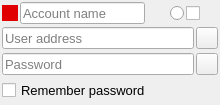
<?xml version="1.0" encoding="UTF-8"?>
<ui version="4.0">
 <class>QtAccountDetailsWidget</class>
 <widget class="QWidget" name="QtAccountDetailsWidget">
  <property name="geometry">
   <rect>
    <x>0</x>
    <y>0</y>
    <width>220</width>
    <height>105</height>
   </rect>
  </property>
  <property name="minimumSize">
   <size>
    <width>220</width>
    <height>0</height>
   </size>
  </property>
  <property name="font">
   <font>
    <pointsize>11</pointsize>
   </font>
  </property>
  <property name="windowTitle">
   <string>Form</string>
  </property>
  <layout class="QVBoxLayout" name="verticalLayout">
   <property name="spacing">
    <number>1</number>
   </property>
   <property name="leftMargin">
    <number>2</number>
   </property>
   <property name="topMargin">
    <number>2</number>
   </property>
   <property name="rightMargin">
    <number>2</number>
   </property>
   <property name="bottomMargin">
    <number>2</number>
   </property>
   <item>
    <layout class="QHBoxLayout" name="accountLayout_">
     <property name="spacing">
      <number>2</number>
     </property>
     <item>
      <widget class="QLabel" name="colourLabel_">
       <property name="minimumSize">
        <size>
         <width>16</width>
         <height>16</height>
        </size>
       </property>
       <property name="maximumSize">
        <size>
         <width>16</width>
         <height>16</height>
        </size>
       </property>
       <property name="styleSheet">
        <string notr="true">background-color: rgb(225, 0, 0);</string>
       </property>
       <property name="text">
        <string/>
       </property>
      </widget>
     </item>
     <item>
      <widget class="QLineEdit" name="accountName_">
       <property name="maximumSize">
        <size>
         <width>16777215</width>
         <height>22</height>
        </size>
       </property>
       <property name="font">
        <font>
         <pointsize>10</pointsize>
        </font>
       </property>
       <property name="toolTip">
        <string>Account name</string>
       </property>
       <property name="text">
        <string/>
       </property>
       <property name="frame">
        <bool>true</bool>
       </property>
       <property name="placeholderText">
        <string>Account name</string>
       </property>
      </widget>
     </item>
     <item>
      <widget class="QLabel" name="accountNameLabel_">
       <property name="enabled">
        <bool>true</bool>
       </property>
       <property name="sizePolicy">
        <sizepolicy hsizetype="Expanding" vsizetype="Fixed">
         <horstretch>0</horstretch>
         <verstretch>0</verstretch>
        </sizepolicy>
       </property>
       <property name="maximumSize">
        <size>
         <width>16777215</width>
         <height>22</height>
        </size>
       </property>
       <property name="font">
        <font>
         <pointsize>10</pointsize>
        </font>
       </property>
       <property name="text">
        <string/>
       </property>
      </widget>
     </item>
     <item>
      <widget class="QRadioButton" name="defaultRadio_">
       <property name="maximumSize">
        <size>
         <width>18</width>
         <height>22</height>
        </size>
       </property>
       <property name="font">
        <font>
         <pointsize>10</pointsize>
        </font>
       </property>
       <property name="toolTip">
        <string>Set as default account</string>
       </property>
       <property name="whatsThis">
        <string>Set as default account</string>
       </property>
       <property name="accessibleName">
        <string>Set as default account</string>
       </property>
       <property name="text">
        <string/>
       </property>
      </widget>
     </item>
     <item>
      <widget class="QCheckBox" name="enabledCheck_">
       <property name="maximumSize">
        <size>
         <width>20</width>
         <height>22</height>
        </size>
       </property>
       <property name="font">
        <font>
         <pointsize>10</pointsize>
        </font>
       </property>
       <property name="toolTip">
        <string>Enable/Connect</string>
       </property>
       <property name="whatsThis">
        <string>Enable/Connect</string>
       </property>
       <property name="accessibleName">
        <string>Enable/Connect</string>
       </property>
       <property name="accessibleDescription">
        <string>Enable this account to be connected and login automatically on startup</string>
       </property>
       <property name="text">
        <string/>
       </property>
      </widget>
     </item>
     <item>
      <widget class="QLabel" name="statusIcon_">
       <property name="minimumSize">
        <size>
         <width>16</width>
         <height>16</height>
        </size>
       </property>
       <property name="maximumSize">
        <size>
         <width>16</width>
         <height>16</height>
        </size>
       </property>
       <property name="text">
        <string/>
       </property>
       <property name="pixmap">
        <pixmap>../resources/icons/offline.png</pixmap>
       </property>
      </widget>
     </item>
    </layout>
   </item>
   <item>
    <widget class="QWidget" name="extendingWidget_" native="true">
     <property name="enabled">
      <bool>true</bool>
     </property>
     <layout class="QVBoxLayout" name="verticalLayout_2">
      <property name="spacing">
       <number>2</number>
      </property>
      <property name="leftMargin">
       <number>0</number>
      </property>
      <property name="topMargin">
       <number>0</number>
      </property>
      <property name="rightMargin">
       <number>0</number>
      </property>
      <property name="bottomMargin">
       <number>0</number>
      </property>
      <item>
       <layout class="QHBoxLayout" name="userAddressLayout_">
        <property name="spacing">
         <number>2</number>
        </property>
        <item>
         <widget class="QLineEdit" name="userAddress_">
          <property name="maximumSize">
           <size>
            <width>16777215</width>
            <height>22</height>
           </size>
          </property>
          <property name="font">
           <font>
            <pointsize>10</pointsize>
            <strikeout>false</strikeout>
           </font>
          </property>
          <property name="toolTip">
           <string>User address (example: alice@wonderland.lit)</string>
          </property>
          <property name="accessibleDescription">
           <string/>
          </property>
          <property name="text">
           <string/>
          </property>
          <property name="maxLength">
           <number>32767</number>
          </property>
          <property name="frame">
           <bool>true</bool>
          </property>
          <property name="alignment">
           <set>Qt::AlignLeading|Qt::AlignLeft|Qt::AlignVCenter</set>
          </property>
          <property name="readOnly">
           <bool>false</bool>
          </property>
          <property name="placeholderText">
           <string>User address</string>
          </property>
         </widget>
        </item>
        <item>
         <widget class="QPushButton" name="connectionOptions_">
          <property name="sizePolicy">
           <sizepolicy hsizetype="Minimum" vsizetype="Fixed">
            <horstretch>0</horstretch>
            <verstretch>0</verstretch>
           </sizepolicy>
          </property>
          <property name="minimumSize">
           <size>
            <width>0</width>
            <height>0</height>
           </size>
          </property>
          <property name="maximumSize">
           <size>
            <width>22</width>
            <height>22</height>
           </size>
          </property>
          <property name="font">
           <font>
            <pointsize>10</pointsize>
           </font>
          </property>
          <property name="toolTip">
           <string>Connection options</string>
          </property>
          <property name="whatsThis">
           <string>Connection options</string>
          </property>
          <property name="accessibleName">
           <string>Connection options</string>
          </property>
          <property name="text">
           <string/>
          </property>
          <property name="icon">
           <iconset>
            <normaloff>../resources/icons/actions.png</normaloff>../resources/icons/actions.png</iconset>
          </property>
         </widget>
        </item>
       </layout>
      </item>
      <item>
       <layout class="QHBoxLayout" name="passwordLayout_">
        <property name="spacing">
         <number>2</number>
        </property>
        <item>
         <widget class="QLineEdit" name="password_">
          <property name="maximumSize">
           <size>
            <width>16777215</width>
            <height>22</height>
           </size>
          </property>
          <property name="font">
           <font>
            <pointsize>10</pointsize>
            <strikeout>false</strikeout>
           </font>
          </property>
          <property name="toolTip">
           <string>Password</string>
          </property>
          <property name="toolTipDuration">
           <number>-1</number>
          </property>
          <property name="accessibleDescription">
           <string/>
          </property>
          <property name="text">
           <string/>
          </property>
          <property name="maxLength">
           <number>32767</number>
          </property>
          <property name="frame">
           <bool>true</bool>
          </property>
          <property name="echoMode">
           <enum>QLineEdit::Password</enum>
          </property>
          <property name="alignment">
           <set>Qt::AlignLeading|Qt::AlignLeft|Qt::AlignVCenter</set>
          </property>
          <property name="readOnly">
           <bool>false</bool>
          </property>
          <property name="placeholderText">
           <string>Password</string>
          </property>
         </widget>
        </item>
        <item>
         <widget class="QPushButton" name="certificateButton_">
          <property name="maximumSize">
           <size>
            <width>22</width>
            <height>22</height>
           </size>
          </property>
          <property name="font">
           <font>
            <pointsize>10</pointsize>
           </font>
          </property>
          <property name="text">
           <string/>
          </property>
          <property name="icon">
           <iconset>
            <normaloff>../resources/icons/certificate.png</normaloff>../resources/icons/certificate.png</iconset>
          </property>
         </widget>
        </item>
       </layout>
      </item>
      <item>
       <layout class="QHBoxLayout" name="connectLayout_">
        <item>
         <widget class="QCheckBox" name="rememberCheck_">
          <property name="sizePolicy">
           <sizepolicy hsizetype="Minimum" vsizetype="Minimum">
            <horstretch>0</horstretch>
            <verstretch>0</verstretch>
           </sizepolicy>
          </property>
          <property name="maximumSize">
           <size>
            <width>16777215</width>
            <height>22</height>
           </size>
          </property>
          <property name="font">
           <font>
            <pointsize>10</pointsize>
           </font>
          </property>
          <property name="toolTip">
           <string>Remember password</string>
          </property>
          <property name="styleSheet">
           <string notr="true"/>
          </property>
          <property name="text">
           <string>Remember password</string>
          </property>
         </widget>
        </item>
       </layout>
      </item>
     </layout>
    </widget>
   </item>
  </layout>
 </widget>
 <resources/>
 <connections/>
</ui>
